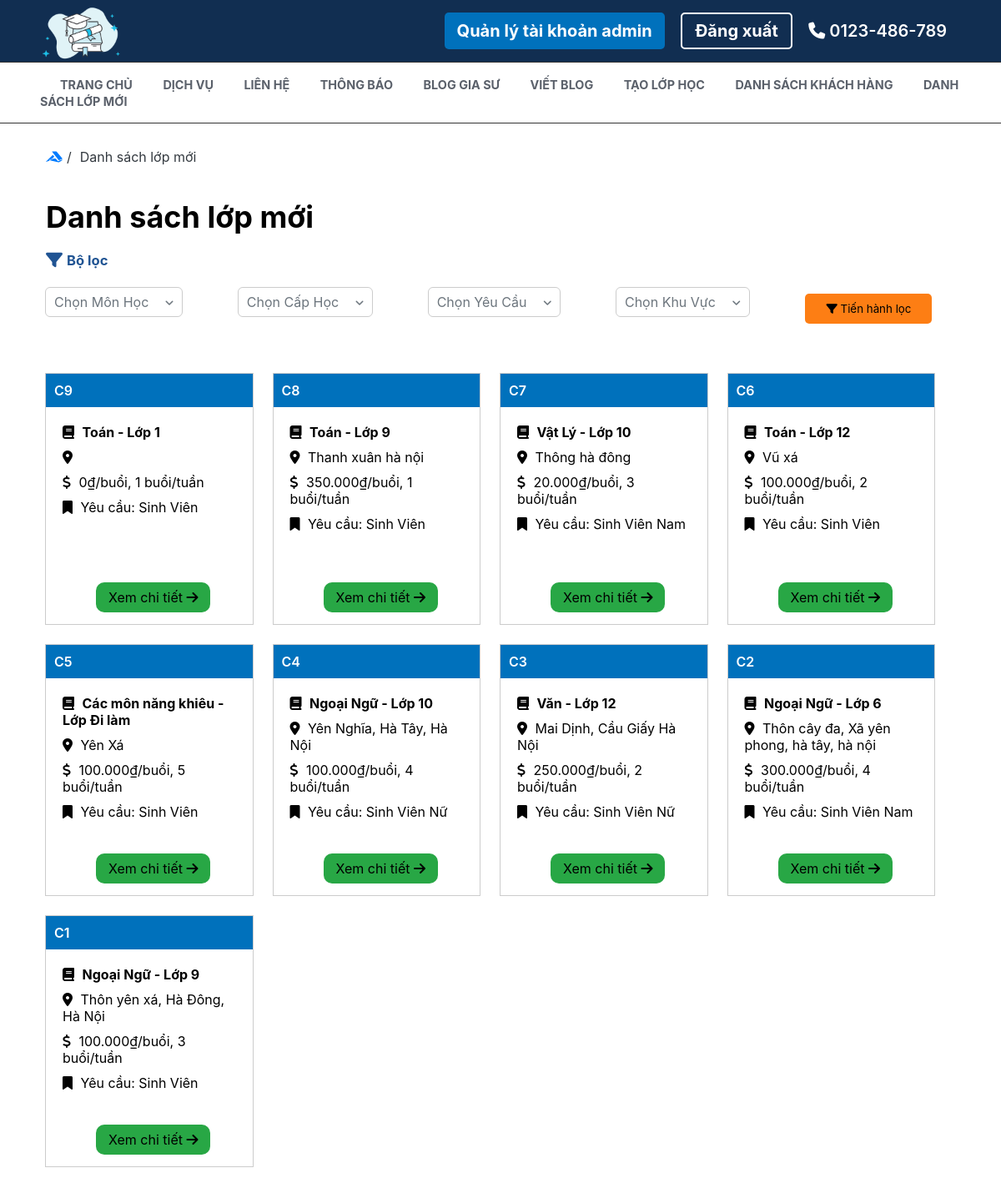
The app's page /extra_class/class_list (signed in) with its own data.
### tables this page shows
CREATE TABLE `post_class` (
  `id` bigint(20) NOT NULL,
  `user_id` bigint(20) NOT NULL,
  `subject_id` tinyint(4) NOT NULL,
  `lever` tinyint(4) NOT NULL,
  `location` varchar(250) NOT NULL,
  `gender` tinyint(1) NOT NULL,
  `day_in_week` int(11) NOT NULL,
  `description` text NOT NULL,
  `price` int(11) NOT NULL,
  `created_at` timestamp NOT NULL DEFAULT current_timestamp(),
  `status` tinyint(1) NOT NULL DEFAULT 1
);

CREATE TABLE `subject` (
  `id` tinyint(4) NOT NULL,
  `name` varchar(50) NOT NULL
);

### src/core/Controllers.php (called while the page is built, shortened)
<?php
    class Controllers{
        protected function view($template,$view,$name_page,$data=[]){
            $actual_link = $this->getUrl();
            require_once "./src/views/template/". $template .".php";
        }
        protected function getUrl(){
            if ("$_SERVER[HTTP_HOST]" == "localhost"){
                return "/web_gia_su";
            }
            return "http://$_SERVER[HTTP_HOST]";
        }
    }
?>

### src/controllers/extra_class.php (called while the page is built, shortened)
<?php
class extra_class extends Controllers{
    public function class_list(){
        $model      = $this->model("postClassModels");
        $newClass   = $model->selectValues();
        $model      = $this->model("subjectModels");
        $subject    = $model->getAllValues();
        $this->view("tutor","tutor/newClassList","Danh sách lớp",[$newClass, $subject]);
    }
}

### src/core/App.php (called while the page is built, shortened)
<?php
class App{
    private $url = [];
    private $controller = "home";
    private $action = "read";
    function __construct() {
        $this->route = $this->url?array_values($this->url):[];
        call_user_func([$this->controller, $this->action], $this->route);
    }
    public function ConvertUrl(){
        if(isset($_GET['url'])){
            $this->url = explode("/", trim($_GET['url']));
        }
    }
    public function getController(){
        if (isset($this->url[0])){
            if (file_exists("./src/controllers/". strtolower($this->url[0]) .".php")){
                $this->controller = strtolower($this->url[0]);
            }else{
                $this->controller = "home";
            }
        }
        $this->controller = new $this->controller;
    }
    public function getAction(){
        if (isset($this->url[1])){
            if (method_exists($this->controller, strtolower($this->url[1]))){
                $this->action = strtolower($this->url[1]);
            }else{
                $this->action = "errors";
            }
        }
    }
}
?>

### index.php (called while the page is built, shortened)
<?php
    $app = new App();
?>

### src/core/ConnectDB.php (called while the page is built, shortened)
<?php
    class ConnectDB{
        private $hostname = 'db4';
        private $user = 'root';
        private $password = 'mypassword';
        private $nameDB = 'testdb';
        function __construct(){
            $this->connection = mysqli_connect("$this->hostname","$this->user","$this->password","$this->nameDB");
        }
    }
?>

### src/models/postClassModels.php (called while the page is built, shortened)
<?php
class postClassModels extends ConnectDB{
    function selectValues(){
        $sql = "SELECT `post_class`.*, `subject`.`name` FROM `post_class` INNER JOIN `subject` ON `post_class`.`subject_id` = `subject`.`id` ORDER BY `post_class`.`created_at` DESC";
        $subJect = mysqli_query($this->connection,$sql);
        return $subJect;
    }
}

### src/views/content/tutor/newClassList.php (the view, shortened to what this page needs)
<link rel="stylesheet" href="<?php echo $actual_link ?>/public/css/class_list.css">
<section class="container-main">
        <div class="container">
            <nav>
                <ol class="my-home">
                    <li class="breadcumb-item">
                        <a href="<?php echo $actual_link?>/home/read"><i class="fa-brands fa-accusoft"></i></a>
                    </li>
                    <span>/</span>
                    <li class="breadcumb-item">
                        <span>Danh sách lớp mới</span>
                    </li>
                </ol>
            </nav>
        </div>
        <div class="head-text">
            <div class="text-heading">
                <h1>Danh sách lớp mới</h1>
            </div>
        </div>
        <div class="filter">
            <div class="title">
                <i class="fa-solid fa-filter"></i>
                <h5>Bộ lọc</h5>
            </div>
            <form class="filter-group" method="post" action="<?php echo $actual_link?>/extra_class/find_class">
                <li class="filter-item">
                    <span class="item-text-head">Chọn môn học <i class="fa-solid fa-angle-down"></i></span>
                </li>
                <li class="filter-item">
                    <span class="item-text-head">Chọn cấp học <i class="fa-solid fa-angle-down"></i></span>
                </li>
                <li class="filter-item">
                    <span class="item-text-head">Chọn yêu cầu <i class="fa-solid fa-angle-down"></i></span>
                </li>
                <li class="filter-item">
                    <span class="item-text-head">Chọn khu vực <i class="fa-solid fa-angle-down"></i></span>
                </li>
                <li class="filter-btn">
                    <button type="submit">
                        <i class="fa-solid fa-filter"></i>
                        <span>Tiến hành lọc</span>
                    </button>
                </li>
            </form>
        </div>
        <div class="class-group">
            <?php foreach ($data[0] as $newClass) { ?>
                <div class="class-item-box">
                    <div class="class-code">C<?php echo $newClass['id']?></div>
                    <div class="container-class">
                        <p class="class-grade">
                            <i class="fa-solid fa-book"></i>
                            <b><?php echo $newClass['name']?> - Lớp
                                <?php if ($newClass['lever'] == 14){
                                    echo "Đi làm";
                                }else if($newClass['lever'] == 13){
                                    echo "Đại học";
                                }else{
                                    echo $newClass['lever'];
                                } ?>
                            </b>
                        </p>
                        <p class="class-location">
                            <i class="fa-solid fa-location-dot"></i>
                            <?php echo $newClass['location']?>
                        </p>
                        <p class="class-fee">
                            <i class="fa-solid fa-dollar-sign"></i>
                            <?php echo number_format($newClass['price'], 0, '', '.')?>₫/buổi,
                            <?php echo $newClass['day_in_week']?> buổi/tuần
                        </p>
                        <p class="class-ask">
                            <i class="fa-solid fa-bookmark"></i>
                            Yêu cầu: <?php
                            if ($newClass['gender'] == 0){
                                echo "Sinh Viên";
                            }else if ($newClass['gender'] == 1){
                                echo "Sinh Viên Nam";
                            }else if ($newClass['gender'] == 2){
                                echo "Sinh Viên Nữ";
                            }
                            ?>
                        </p>
                        <a href="<?php echo $actual_link?>/extra_class/view_class/<?php echo $newClass['id']?>" class="class-detail-btn">
                            Xem chi tiết
                            <i class="fa-solid fa-arrow-right"></i>
                        </a>
                    </div>
                </div>
            <?php } ?>
        </div>
    </section>

### public/css/class_list.css (style rules this page uses)
* { font-family :-apple-system,BlinkMacSystemFont,"Segoe UI",Roboto,"Helvetica Neue",Arial,sans-serif,"Apple Color Emoji","Segoe UI Emoji","Segoe UI Symbol"; margin: 0; padding: 0; box-sizing: border-box; outline: none; border: 0; text-decoration: none; list-style: none; transition: all .3s ease; max-width: 100%; }
html { scroll-behavior: smooth; }
:root { --main-color: #be9c79; --black-color: #333; --white-color: #fff; --light-color: #666; --border-color: .1rem solid var(--black-color); --box-shadow: 0 .5rem 1rem rgba(0,0,0,.1); --border-color: .1rem solid var(--black-color); --white-color: #fff; --blue-head: #112e51; --blue: #007bff; --pink: #e83e8c; --red: #dc3545; --orange: #fd7e14; --yellow: #ffc107; --green: #28a745; --teal: #20c997; --cyan: #17a2b8; --white: #fff; --gray: #6c757d; --gray-dark: #343a40; --primary: #0071bc; --secondary: #6c757d; --success: #28a745; --info: #17a2b8; --warning: #ffc107; --danger: #dc3545; --light: #f8f9fa; --dark: #343a40; --black: #212529; --color-text: #5b616b; --font-family-sans-serif: -apple-system,BlinkMacSystemFont,"Segoe UI",Roboto,"Helvetica Neue",Arial,sans-serif,"Apple Color Emoji","Segoe UI Emoji","Segoe UI Symbol"; --font-family-monospace: SFMono-Regular,Menlo,Monaco,Consolas,"Liberation Mono","Courier New",monospace; }
.container-main { min-height: 100vh; max-width: 100%; padding-right: 15px; padding-left: 15px; margin-left: auto; margin-right: auto; }
.container { max-width: 100%; }
.container .my-home { display: flex; color: var(--dark); padding: 30px; margin-left: 10px; }
.container .my-home span { margin:0 5px; }
.container .my-home a { color: var(--blue); }
.head-text { display: flex; }
.head-text .text-heading { position: relative; padding: 10px; margin-left: 30px; font-size: 24px; }
.filter .title { display: flex; align-items: center; padding: 10px; color: #205493; font-size: 20px; }
.filter .title i { margin-right: 5px; margin-left: 30px; }
.filter .filter-group { text-transform: capitalize; padding: 20px; margin-left: 20px; display: grid; grid-template-columns: auto auto auto auto auto; width: 100%; }
.filter .filter-group .filter-item .item-text-head { border-radius: 5px; color: #6c757d; outline: 1px solid #ccc; padding: 7px 10px; cursor: pointer; }
.filter .filter-group .filter-item .item-text-head i { margin-left: 15px; font-size: 12px; }
.filter .filter-group .filter-btn button { position: relative; top: 0; cursor: pointer; background-color: var(--orange); max-height: 40px; padding: 10px 25px; text-align: center; border-radius: 5px; justify-items: center; }
.class-group { display: grid; grid-template-columns: 25% 25% 25% 25%; padding: 40px; max-width: 100%; align-items: center; text-align: left; flex-wrap: wrap; justify-content: space-between; }
.class-group .class-item-box { outline: 1px solid #ccc; margin-right: 25px; height: 300px; position: relative; margin-bottom: 25px; }
.class-group .class-item-box .class-code { padding: 10px; background-color: #0071bc; color: var(--white); font-weight: 600; }
.class-group .class-item-box .container-class { padding: 20px; }
.class-group .class-item-box .class-grade, .class-group .class-item-box .class-location, .class-group .class-item-box .class-fee, .class-group .class-item-box .class-ask { margin-bottom: 10px; }
.class-group .class-item-box .class-grade i, .class-group .class-item-box .class-location i, .class-group .class-item-box .class-fee i, .class-group .class-item-box .class-ask i { margin-right: 5px; }
.class-group .class-item-box .class-detail-btn { background-color: var(--green); width: fit-content; color: black; top: 250px; left: 60px; position: absolute; padding: 8px 15px; border-radius: 10px; }

### records on screen
post_class: id "9", subject.name "Toán", lever "1", price "0", day_in_week "1", gender "Sinh Viên"
post_class: id "8", subject.name "Toán", lever "9", location "Thanh xuân hà nội", price "350.000", day_in_week "1", gender "Sinh Viên"
post_class: id "7", subject.name "Vật Lý", lever "10", location "Thông hà đông", price "20.000", day_in_week "3", gender "Sinh Viên Nam"
post_class: id "6", subject.name "Toán", lever "12", location "Vũ xá", price "100.000", day_in_week "2", gender "Sinh Viên"
post_class: id "5", subject.name "Các môn năng khiêu", lever "Đi làm", location "Yên Xá", price "100.000", day_in_week "5", gender "Sinh Viên"
post_class: id "4", subject.name "Ngoại Ngữ", lever "10", location "Yên Nghĩa, Hà Tây, Hà Nội", price "100.000", day_in_week "4", gender "Sinh Viên Nữ"
post_class: id "3", subject.name "Văn", lever "12", location "Mai Dịnh, Cầu Giấy Hà Nội", price "250.000", day_in_week "2", gender "Sinh Viên Nữ"
post_class: id "2", subject.name "Ngoại Ngữ", lever "6", location "Thôn cây đa, Xã yên phong, hà tây, hà nội", price "300.000", day_in_week "4", gender "Sinh Viên Nam"
post_class: id "1", subject.name "Ngoại Ngữ", lever "9", location "Thôn yên xá, Hà Đông, Hà Nội", price "100.000", day_in_week "3", gender "Sinh Viên"
